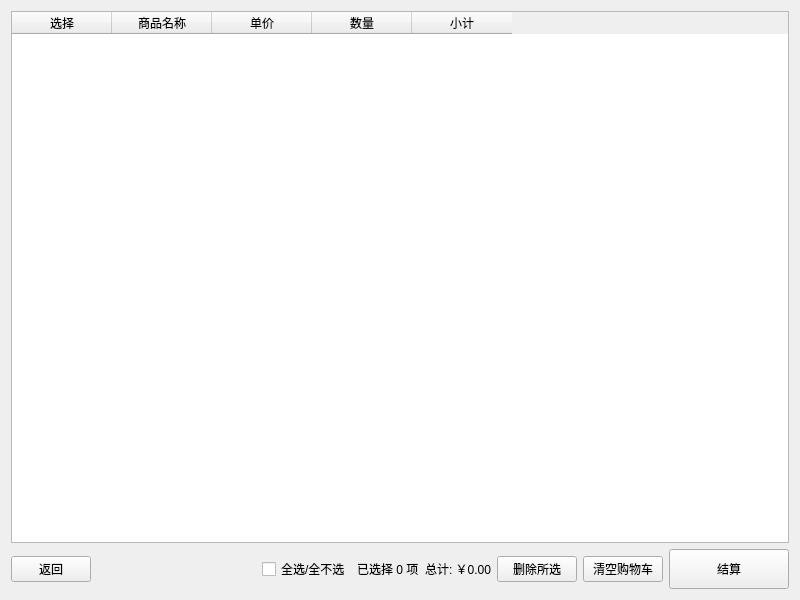
<?xml version="1.0" encoding="UTF-8"?>
<ui version="4.0">
 <class>ShoppingCart</class>
 <widget class="QWidget" name="ShoppingCart">
  <property name="geometry">
   <rect>
    <x>0</x>
    <y>0</y>
    <width>800</width>
    <height>600</height>
   </rect>
  </property>
  <property name="windowTitle">
   <string>购物车</string>
  </property>
  <layout class="QVBoxLayout" name="verticalLayout">
   <item>
    <widget class="QTableWidget" name="cartTable">
     <property name="selectionMode">
      <enum>QAbstractItemView::NoSelection</enum>
     </property>
     <property name="selectionBehavior">
      <enum>QAbstractItemView::SelectRows</enum>
     </property>
     <column>
      <property name="text">
       <string>选择</string>
      </property>
     </column>
     <column>
      <property name="text">
       <string>商品名称</string>
      </property>
     </column>
     <column>
      <property name="text">
       <string>单价</string>
      </property>
     </column>
     <column>
      <property name="text">
       <string>数量</string>
      </property>
     </column>
     <column>
      <property name="text">
       <string>小计</string>
      </property>
     </column>
    </widget>
   </item>
   <item>
    <layout class="QHBoxLayout" name="bottomLayout">
    <item>
     <widget class="QPushButton" name="backButton">
      <property name="text">
       <string>返回</string>
      </property>
     </widget>
    </item>
     <item>
      <spacer name="horizontalSpacer">
       <property name="orientation">
        <enum>Qt::Horizontal</enum>
       </property>
       <property name="sizeHint" stdset="0">
        <size>
         <width>40</width>
         <height>20</height>
        </size>
       </property>
      </spacer>
     </item>
     <item>
      <widget class="QCheckBox" name="selectAllCheck">
       <property name="text">
        <string>全选/全不选</string>
       </property>
      </widget>
     </item>
     <item>
      <widget class="QLabel" name="selectedLabel">
       <property name="text">
        <string>已选择 0 项</string>
       </property>
      </widget>
     </item>
     <item>
      <widget class="QLabel" name="totalLabel">
       <property name="text">
        <string>总计: ￥0.00</string>
       </property>
      </widget>
     </item>
     <item>
      <widget class="QPushButton" name="deleteButton">
       <property name="text">
        <string>删除所选</string>
       </property>
      </widget>
     </item>
     <item>
      <widget class="QPushButton" name="clearButton">
       <property name="text">
        <string>清空购物车</string>
       </property>
      </widget>
     </item>
     <item>
      <widget class="QPushButton" name="checkoutButton">
       <property name="minimumSize">
        <size>
         <width>120</width>
         <height>40</height>
        </size>
       </property>
       <property name="text">
        <string>结算</string>
       </property>
      </widget>
     </item>
    </layout>
   </item>
  </layout>
 </widget>
 <resources/>
 <connections/>
</ui>
